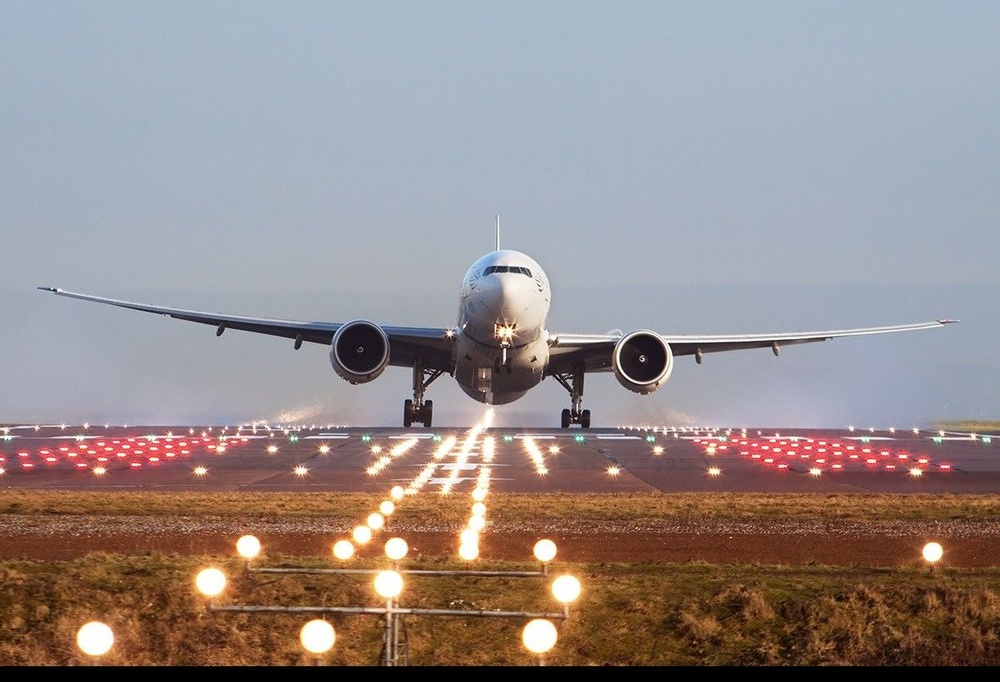
#> input picture plane.jpg, 1000 x 682 px, shrunk from 1200 x 819 before the run
$ python img_edge_detection2.py   (older library calls are emulated)
#> lines starting #> are read from the running program, lines starting #| are printed output that depends on the picture; after the words box and inside, x2 and y2 are one past the last pixel; in counts of white or black regions, pixels touching at a corner belong together
import cv2
import numpy as np

img =cv2.imread('plane.jpg',0)
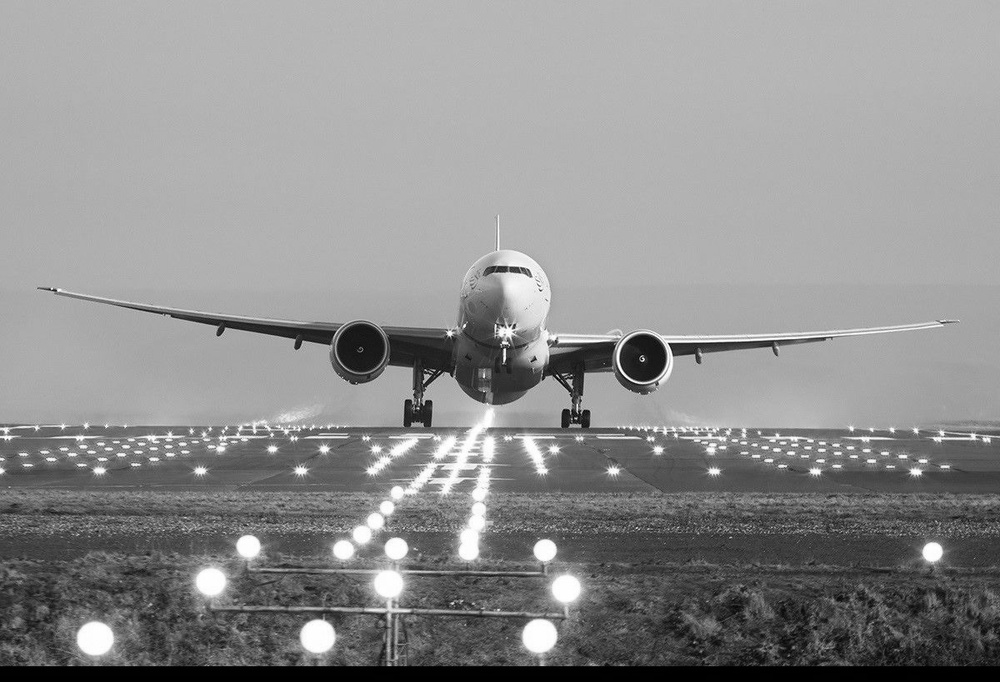
#> img: shape (682, 1000); min 0, max 255, mean 142.2
cv2.imshow('frame',img)
cv2.waitKey(0)

#laplacian edge detection
laplacian = cv2.Laplacian(img,cv2.CV_64F)
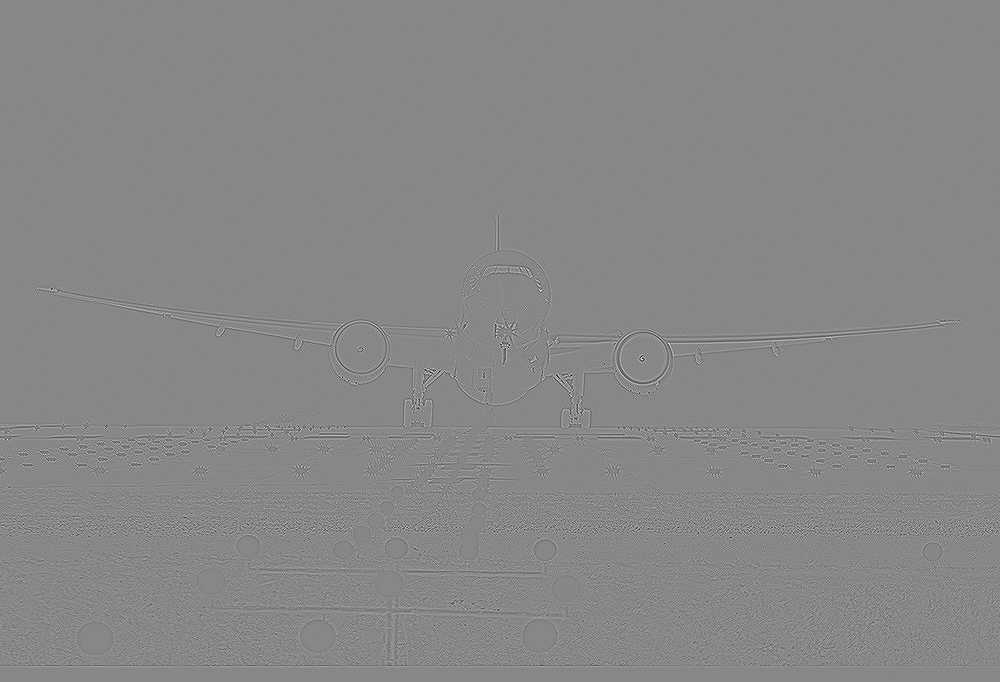
#> laplacian: shape (682, 1000) float64; min -493, max 434, mean 0; drawn with min black and max white
cv2.imshow('edge',laplacian)
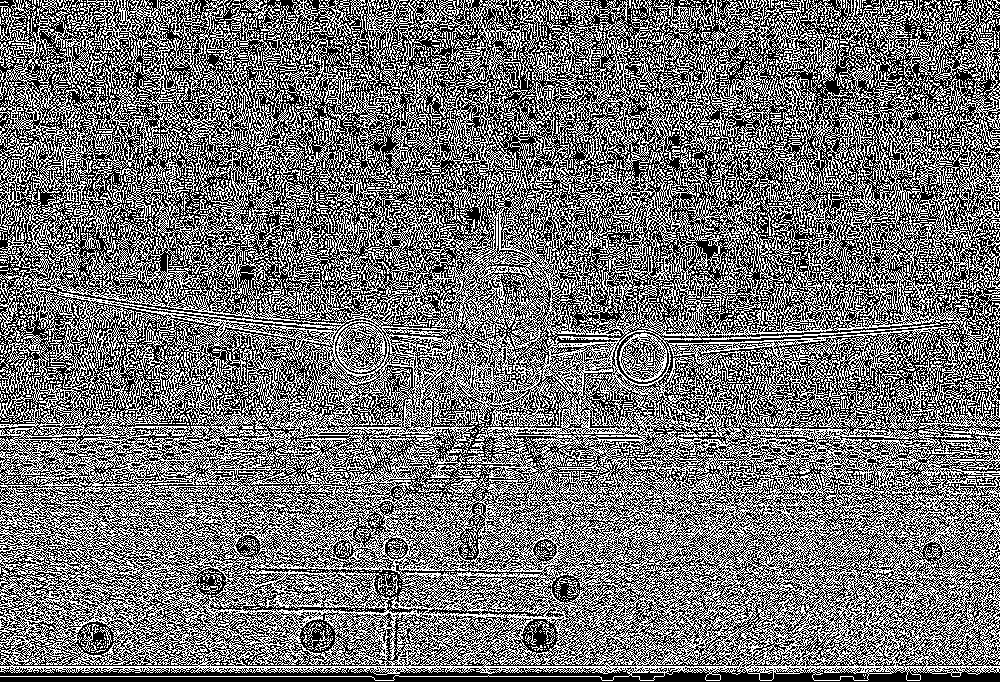
#> window 'edge': shape (682, 1000); 45% white in thin lines or dots
cv2.waitKey(0)

#canny edge detection
canny = cv2.Canny(img,20,500)
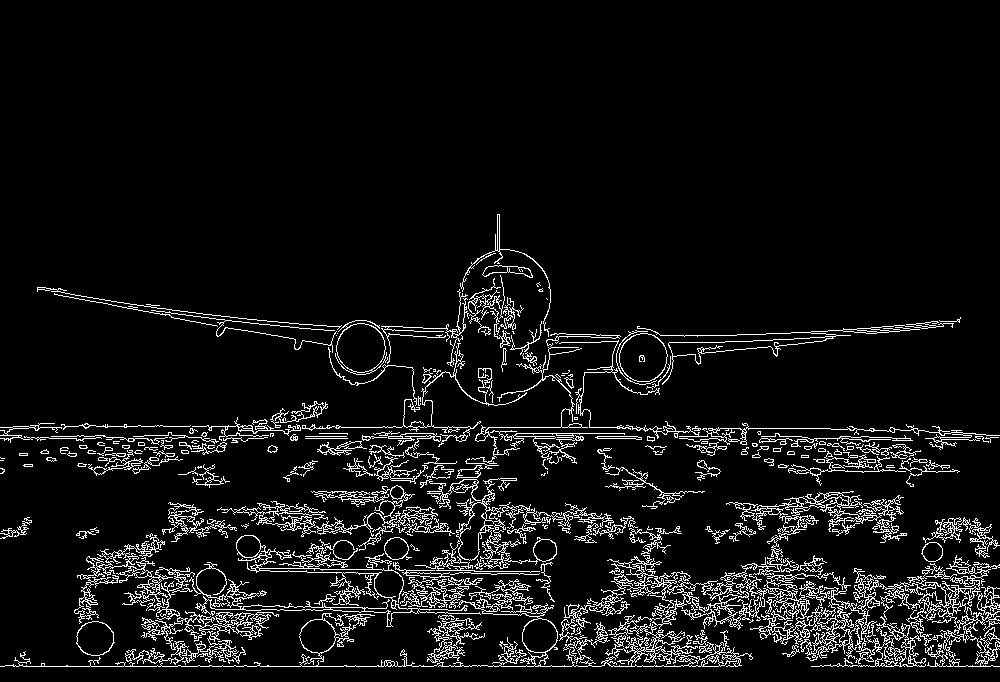
#> canny: shape (682, 1000); 7% white in thin lines or dots, all inside (x1, y1, x2, y2) = (0, 214, 1000, 667)
cv2.imshow('Canny Edge',canny)
cv2.waitKey(0)


cv2.destroyAllWindows()

$ run again, with 1.jfif saved as plane.jpg
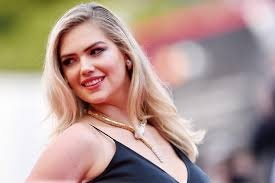
#> input picture 1.jfif, 275 x 183 px
#> `cv2.imshow('edge',laplacian)`:
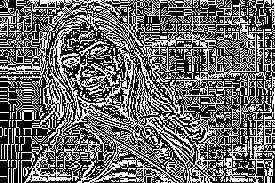
#> window 'edge': shape (183, 275); 41.8% white in thin lines or dots
#> `canny = cv2.Canny(img,20,500)`:
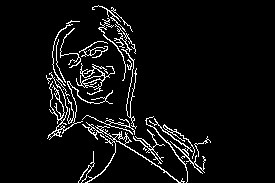
#> canny: shape (183, 275); 5.8% white in thin lines or dots, all inside (x1, y1, x2, y2) = (46, 5, 211, 183)
